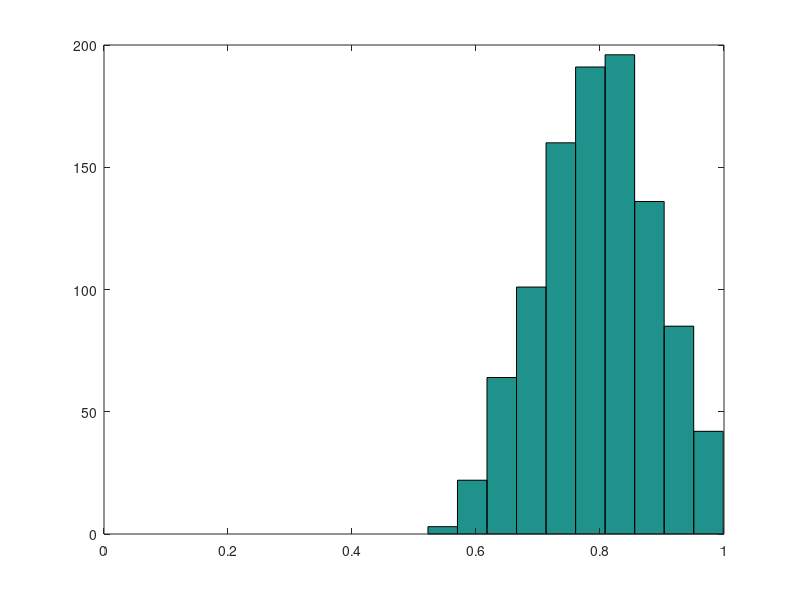
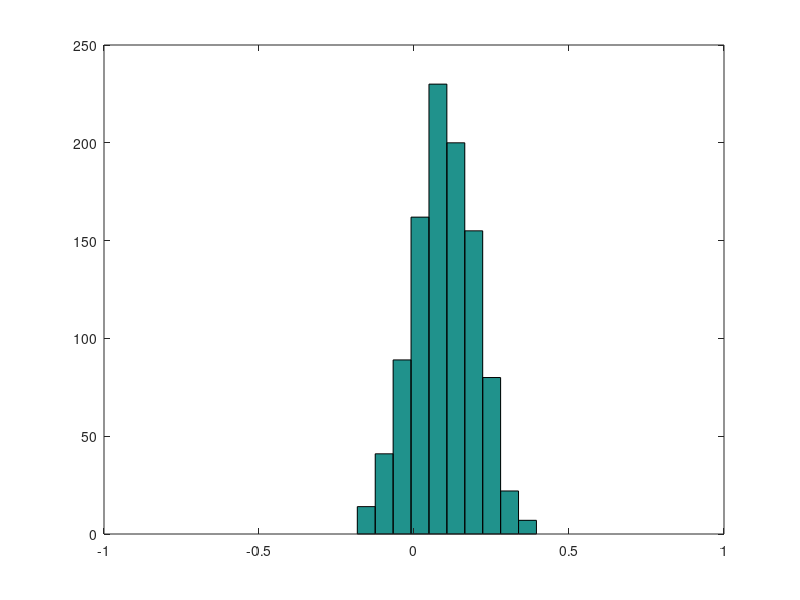

MATLAB code for these plots, in order:
close all;
clear all;
clc;

%% Generation Probability Density Objects

pd_L = makedist('Normal','mu',0.8,'sigma',0.1);
t_L = truncate(pd_L,0,1);
pd_T = makedist('Normal','mu',0.1,'sigma',0.1);
t_T = truncate(pd_T,-1,1);

n = 1000;
L = random(t_L,n,1);
T = random(t_T,n,1);

f1 = figure(1);
hist(L)
xlim([0 1])

f2 = figure(2);
hist(T)
xlim([-1 1])